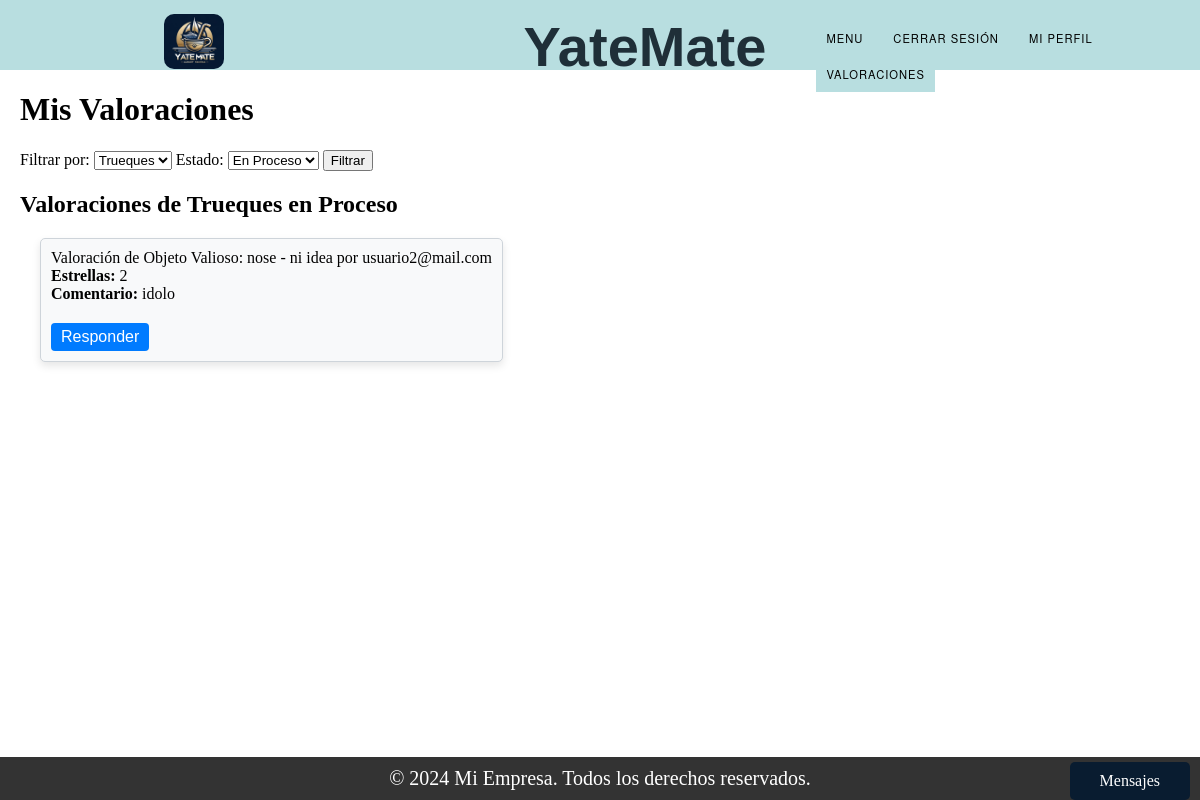
/mis_valoraciones/ (signed in), run on an earlier commit of the app's database.
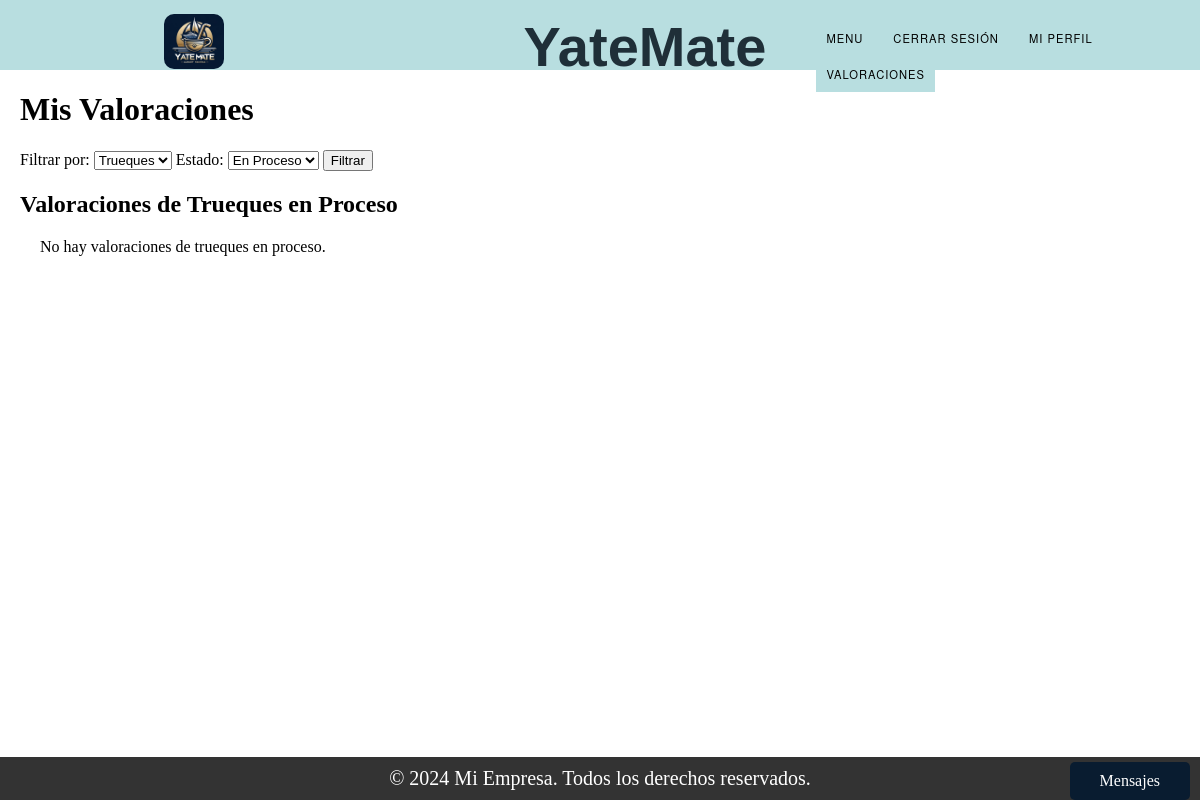
And on a later commit of the database.
### Valoracion/models.py (models this page shows, shortened)
class Valoracion_Trueque(models.Model):
    ESTADO_VALORACION_CHOICES = (
        ('Inicio', 'Inicio'),
        ('Proceso', 'Proceso'),
        ('Finalizado', 'Finalizado'),
    )
    TIPO_PUBLICACION_CHOICES = (
        ('ObjetoValioso', 'Objeto Valioso'),
        ('Embarcacion', 'Embarcación'),
    )
    tipo_publicacion = models.CharField(max_length=20, choices=TIPO_PUBLICACION_CHOICES)
    publicacion_objeto_valioso = models.ForeignKey(Publicacion_ObjetoValioso, on_delete=models.CASCADE, null=True, blank=True)
    publicacion_embarcacion = models.ForeignKey(Publicacion_Embarcacion, on_delete=models.CASCADE, null=True, blank=True)
    usuario = models.ForeignKey(User, on_delete=models.SET_NULL, null=True)
    estrellas = models.IntegerField()
    comentario = models.TextField()
    estado = models.CharField(max_length=50, choices=ESTADO_VALORACION_CHOICES)
    dueño = models.ForeignKey(User, on_delete=models.CASCADE, related_name='valoraciones_trueque')
    respuesta = models.TextField()
    def __str__(self):
        publicacion_str = self.get_publicacion_display()
        return f"Valoración de {publicacion_str} por {self.usuario}"
    def get_publicacion_display(self):
        if self.tipo_publicacion == 'ObjetoValioso' and self.publicacion_objeto_valioso:
            return f"Objeto Valioso: {self.publicacion_objeto_valioso}"
        elif self.tipo_publicacion == 'Embarcacion' and self.publicacion_embarcacion:
            return f"Embarcación: {self.publicacion_embarcacion}"
        else:
            return 'Publicación desconocida'

### Trueque/models.py (models this page shows)
class Publicacion_ObjetoValioso(models.Model):
    ESTADO_CHOICES = (
        ('Vigente', 'Vigente'),
        ('Proceso', 'Proceso'),
        ('Finalizado', 'Finalizado'),
    )
    tipo = models.CharField(max_length=100)
    marca = models.CharField(max_length=100)
    descripcion = models.TextField()
    estado = models.CharField(max_length=50)
    matricula = models.CharField(max_length=50)  # Agregado el campo matricula
    dueño = models.ForeignKey(User, on_delete=models.SET_NULL, null=True)
    foto = models.ImageField(upload_to='static/img_o/')
    def __str__(self):
        return f"{self.tipo} - {self.marca}"

### Register/models.py (models this page shows)
class User(models.Model):
    TIPOS = (
        ('Administrador', 'Administrador'),
        ('Usuario', 'Usuario'),
        ('Cliente', 'Cliente'),
    )
    mail = models.CharField(max_length=150, unique=True)  # Nombre de usuario (email).
    tipo = models.CharField(max_length=20, choices=TIPOS)
    password = models.CharField(max_length=128)  # Contraseña.
    nombre = models.CharField(max_length=255)
    apellido = models.CharField(max_length=255)
    dni = models.CharField(max_length=20)
    fecha_expiracion_dni = models.DateField()
    nacionalidad = models.CharField(max_length=100)
    genero = models.CharField(max_length=10)
    domicilio = models.CharField(max_length=255)
    fecha_nacimiento = models.DateField()
    cuil_cuit = models.CharField(max_length=20)
    moroso = models.BooleanField(default=False)
    def __str__(self):
        return f'{self.mail}'

### Valoracion/views.py (the view)
# urls.py: path('mis_valoraciones/',views.mis_valoraciones, name='mis_valoraciones'),
def mis_valoraciones(request):
    usuario_id = request.session.get('user_id')
    usuario_tipo = request.session.get('user_type')
    filtro = request.GET.get('filtro', 'trueque')
    estado_filtro = request.GET.get('estado', 'proceso')
    if estado_filtro == 'proceso':
        valoraciones_trueque = Valoracion_Trueque.objects.filter(estado='Proceso', dueño_id=usuario_id)
        valoraciones_amarra = Valoracion_Amarra.objects.filter(estado='Proceso', dueño_id=usuario_id)
    elif estado_filtro == 'finalizado':
        valoraciones_trueque = Valoracion_Trueque.objects.filter(estado='Finalizado', dueño_id=usuario_id)
        valoraciones_amarra = Valoracion_Amarra.objects.filter(estado='Finalizado', dueño_id=usuario_id)
    else:
        valoraciones_trueque = Valoracion_Trueque.objects.none()
        valoraciones_amarra = Valoracion_Amarra.objects.none()
    if usuario_tipo == 'Usuario' and filtro == 'amarra':
        valoraciones_amarra = Valoracion_Amarra.objects.none()
    contexto = {
        'valoraciones_trueque': valoraciones_trueque,
        'valoraciones_amarra': valoraciones_amarra,
        'usuario_tipo': usuario_tipo,
        'filtro': filtro,
        'estado_filtro': estado_filtro,
    }
    return render(request, 'mis_valoraciones.html', contexto)

### Trueque/context_processors.py (called while the page is built)
def conversaciones_usuario(request):
    user_id = request.session.get('user_id')
    if user_id:
        conversaciones = Conversacion.objects.filter(Q(dueño_publicacion=user_id) | Q(solicitante=user_id))
        return {'conversaciones_usuario': conversaciones}
    else:
        return {'conversaciones_usuario': []}

### Trueque/models.py (called while the page is built)
    def get_mensajes(self):
        return Mensajes_chat.objects.filter(conversacion=self).order_by('enviado_a')

### Valoracion/templates/mis_valoraciones.html (shortened to what this page needs)
{% extends "base.html" %}
{% block content %}
<h1 class="titulo-y-formulario">Mis Valoraciones</h1>
<form method="GET" class="titulo-y-formulario">
    <label for="filtro">Filtrar por:</label>
    <select id="filtro" name="filtro">
        <option value="trueque" {% if filtro == "trueque" %}selected{% endif %}>Trueques</option>
    </select>
    <label for="estado">Estado:</label>
    <select id="estado" name="estado">
        <option value="proceso" {% if estado_filtro == "proceso" %}selected{% endif %}>En Proceso</option>
    </select>
    <button type="submit">Filtrar</button>
</form>
{% if filtro == "trueque" %}
    {% if estado_filtro == "proceso" %}
        <h2 class="titulo-y-formulario">Valoraciones de Trueques en Proceso</h2>
        <ul class="valoraciones-container">
            {% for valoracion in valoraciones_trueque %}
                <li class="valoracion-item">
                    {{ valoracion }}
                    <div class="valoracion-content">
                        <strong>Estrellas:</strong> {{ valoracion.estrellas }}<br>
                        <strong>Comentario:</strong> {{ valoracion.comentario }}<br>
                    </div>
                    <form method="GET" action="{% url 'responder_valoracion_trueque' valoracion.id %}">
                        <button type="submit" class="btn-action">Responder</button>
                    </form>
                </li>
            {% empty %}
                <li>No hay valoraciones de trueques en proceso.</li>
            {% endfor %}
        </ul>
    {% endif %}
{% endif %}
{% endblock %}

What changed in the data, as far as the page shows it:
no longer on this page (row edited): Valoracion_Trueque: tipo_publicacion+publicacion_objeto_valioso+usuario "Valoración de Objeto Valioso: nose - ni idea por usuario2@mail.com", estrellas "2", comentario "idolo"
Also different on the page:
text now shown: "No hay valoraciones de trueques en proceso."
